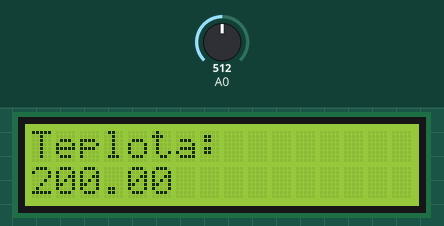
The sketch below on a simulated Arduino Uno, built with avr-gcc and run on an emulated ATmega328P. On the bench: 16×2 character LCD. The inputs (shaded band) are chosen by the test bench; at power-on: A0 = 512.

Above: at 1.2 s.
1.3 s: A0 set to 716
At 3.2 s:
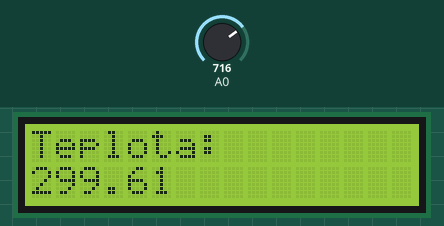
3.5 s: A0 set to 900
At 4.8 s:
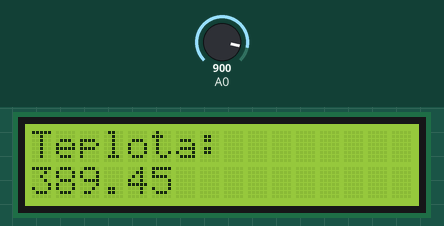
5.5 s: A0 set to 1023
At 6.5 s:
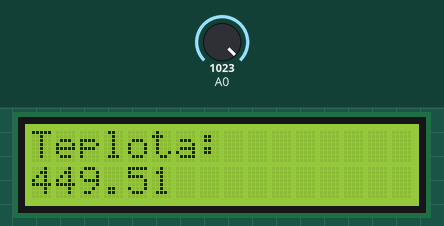
Timing chart, 0 to 8.5 s (numbered marks = the images above; inputs shaded):
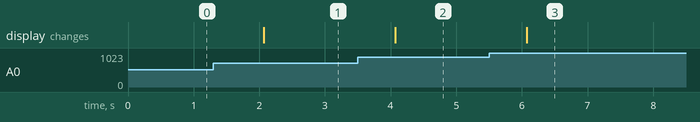

The sketch:

teplomer.ino
```cpp
#include <LiquidCrystal.h>

LiquidCrystal lcd(12, 11, 5, 4, 3, 2);
float tempC = 0;

void setup()
{
  pinMode(A0, INPUT);
  lcd.begin(16, 2);
  lcd.setCursor(0, 0);
  lcd.print("Teplota: ");
  lcd.setCursor(0, 1);
}

void loop()
{
	tempC = (double) ((analogRead(A0) / 1024.0) * 5 - 0.5) * 100;
  	lcd.setCursor(0, 1);
  	lcd.print(tempC);
  	delay(1000);
}
```

Measured:
- after the input at 1.3 s, the display: changes after 0.77 s (image 1)
- after the input at 3.5 s, the display: changes after 0.57 s (image 2)
- after the input at 5.5 s, the display: changes after 0.57 s (image 3)
